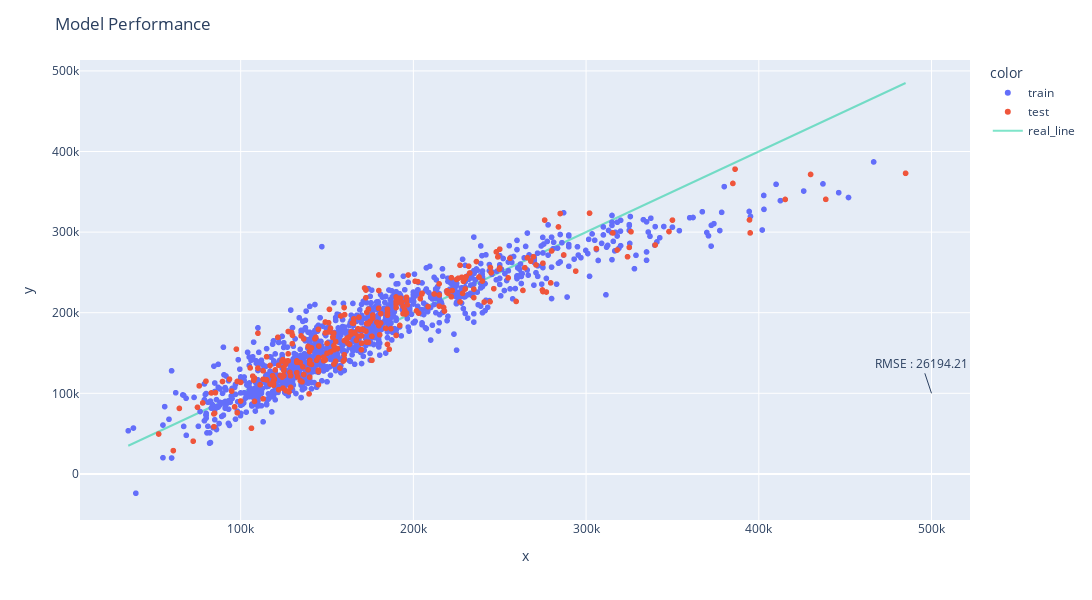

The cell this chart's notebook holds for it:
### Markdown cell above
### ***6.Model - Yuksek Korelasyonlularla***

### Code cell
# korelasyon matrisi
corr_matrix = house_prices[quantitative+qual_encoded+['SalePrice']].corr()

# hedef degisken korelasyonuna gore siraladik
sale_price_corr = corr_matrix['SalePrice'].sort_values()
# hedef degiskenimizi (SalePrice) cikardik
sale_price_corr.drop('SalePrice', inplace= True)

# korealsyon mutlak degeri 0.5 den yuksek olanlar
sale_price_corr = np.abs(sale_price_corr)
high_corr = [var for var in sale_price_corr.index if sale_price_corr[var] > 0.5]

# hedef degiskeni
Y = house_prices['SalePrice']
# aciklayici degiskenler
X = house_prices[high_corr]

# egitim verisini ayirma
X_train, X_test, Y_train, Y_test = train_test_split(X, Y, test_size = 0.2, random_state = 465)

#print("Eğitim kümesindeki gözlem sayısı : {}".format(X_train.shape))
#print("Test kümesindeki gözlem sayısı   : {}".format(X_test.shape))

# model nesnesi olusturuldu
lrm = linear_model.LinearRegression()
# modelimizin denklemi (egrisi) olusturuluyor
lrm.fit(X_train, Y_train)

# test verisi ile tahmin
Y_test_pred = lrm.predict(X_test)
# egitim verisi ile tahmin
Y_train_pred = lrm.predict(X_train)

save_pred_results(6, Y_test, Y_test_pred, Y_train, Y_train_pred, 'yuksek korelasyonlular')

# grafigi cizdirelim
make_plotly(predict_df, 6)
#predict_df.info()

# model sonuclarini kaydedelim
save_results(lrm, 6, X_train, X_test, Y_train, Y_test, Y_test_pred, 
             'yuksek korelasyonlular')

# model sonuclari
results_df

### Figure 1 — Plotly figure (JSON) as saved in the notebook; plotly's stock layout.template omitted (floating-point values rounded to 4 significant figures; data arrays with more than 128 entries replaced by an {"elided": "..."} marker saying what was removed)
{"data": [{"hovertemplate": "color=train<br>x=%{x}<br>y=%{y}<extra></extra>", "legendgroup": "train", "marker": {"color": "#636efa", "symbol": "circle"}, "mode": "markers", "name": "train", "showlegend": true, "type": "scattergl", "x": {"elided": "1128 int values"}, "xaxis": "x", "y": {"elided": "1128 float values"}, "yaxis": "y"}, {"hovertemplate": "color=test<br>x=%{x}<br>y=%{y}<extra></extra>", "legendgroup": "test", "marker": {"color": "#EF553B", "symbol": "circle"}, "mode": "markers", "name": "test", "showlegend": true, "type": "scattergl", "x": {"elided": "283 int values"}, "xaxis": "x", "y": {"elided": "283 float values"}, "yaxis": "y"}, {"mode": "lines", "name": "real_line", "opacity": 0.5, "type": "scatter", "x": {"elided": "1411 int values"}, "y": {"elided": "1411 int values"}}], "layout": {"annotations": [{"text": "RMSE : 26194.21", "x": 500000, "y": 100000}], "height": 600, "legend": {"title": {"text": "color"}, "tracegroupgap": 0}, "margin": {"t": 60}, "title": {"text": "Model Performance"}, "width": 1200, "xaxis": {"anchor": "y", "autorange": true, "domain": [0, 1], "range": [7326.0, 520100.0], "title": {"text": "x"}, "type": "linear"}, "yaxis": {"anchor": "x", "autorange": true, "domain": [0, 1], "range": [-57180.0, 513500.0], "title": {"text": "y"}, "type": "linear"}}}
